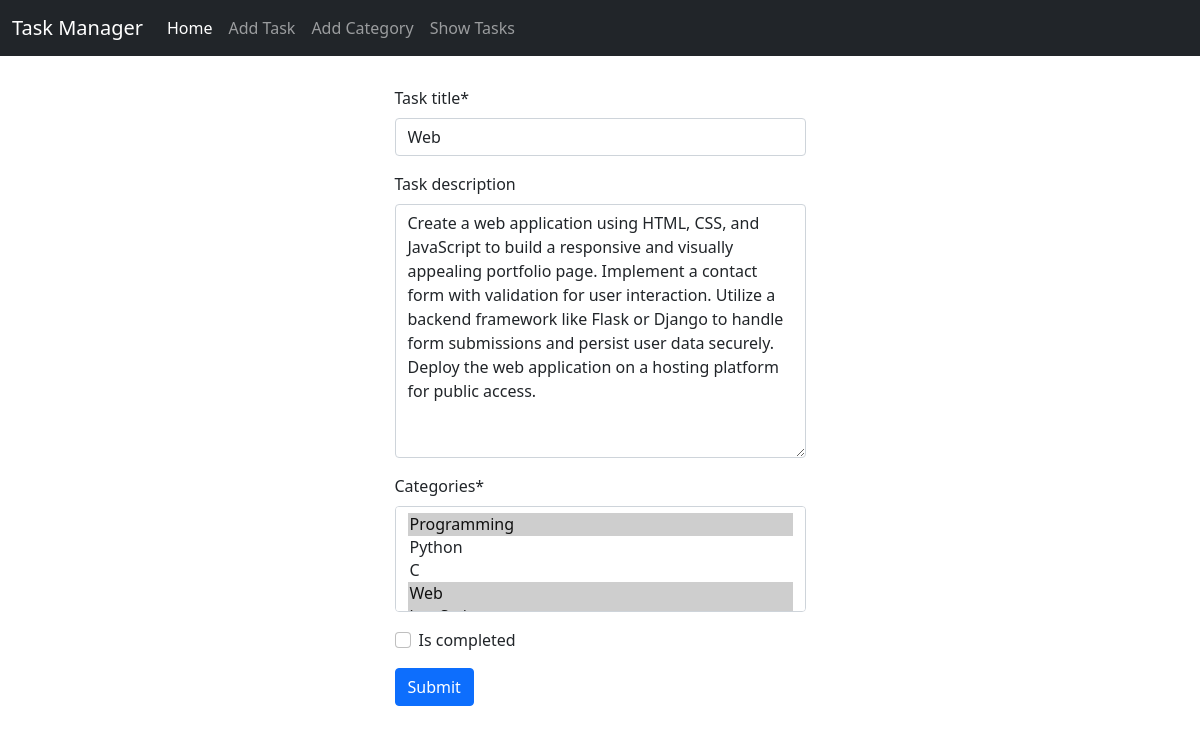
/task/edit_task/4/, run on the app's committed database.
### task/models.py (models this page shows, shortened)
class task(models.Model):
    task_title = models.CharField(max_length=255)
    task_description = models.TextField(blank=True)
    is_completed = models.BooleanField(default=False)
    task_assign_date = models.DateField(auto_now_add=True)
    categories = models.ManyToManyField(Catagory, related_name="catagories")

### task/views.py (the view)
# urls.py: path('edit_task/<int:pk>/', edit_task, name='edit_task'),
def edit_task(request, pk):
    task_instance = get_object_or_404(task, pk=pk)
    form = taskForm(instance=task_instance)
    if request.method == 'POST':
        form = taskForm(request.POST, instance=task_instance)
        if form.is_valid():
            form.save()
            return redirect("show_tasks")
    return render(request, './task/add.html', {"form": form})

### task/forms.py
class taskForm(forms.ModelForm):
    class Meta:
        model = task
        fields = ['task_title', 'task_description', 'categories', 'is_completed']

### catagory/models.py (called while the page is built)
    def __str__(self):
        return self.name

### task/templates/task/add.html (shortened to what this page needs)
{% extends 'base.html' %}
{% load crispy_forms_tags %}
{% block content %}
<div style="display: flex; justify-content: center; margin-top:30px;">
    <form action="" method="post" style="50%">
        {{form | crispy }}
        <button type="submit" class="btn btn-primary">Submit</button>
    </form>
</div>
{% endblock content %}

### data on the page
task: task_title "Web", task_description "Create a web application using HTML, CSS, and JavaScript to build a responsive and visually appealing portfolio page. Implement a contact form with validation for user interaction. Utilize a backend framework like Flask or Django to handle form submissions and persist user data securely. Deploy the web application on a hosting platform for public access."
